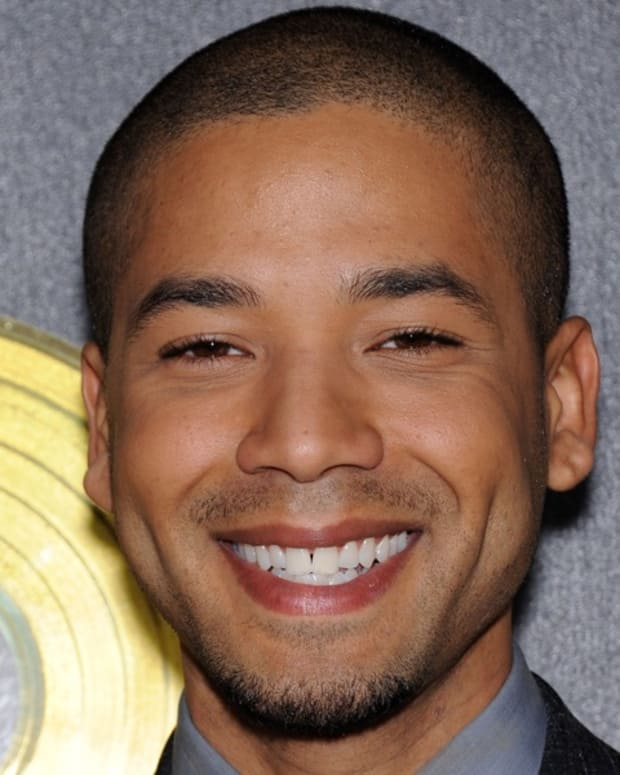
#> input picture ASM-DLIB Implementation/img/image3.jpg, 620 x 775 px; its folder holds 4 pictures in this run
$ python img.py
#> lines starting #> are read from the running program, lines starting #| are printed output that depends on the picture; after the words box and inside, x2 and y2 are one past the last pixel; in counts of white or black regions, pixels touching at a corner belong together
import cv2
import numpy as np

mouth_cascade = cv2.CascadeClassifier('haarcascade_frontalface_default.xml')

for i in range(3, 4):
	img = cv2.imread('img/image' + str(i) + '.jpg')
#> img is the input picture: shape (775, 620, 3); mean B, G, R 90.1, 107.3, 134.8

	gray = cv2.cvtColor(img, cv2.COLOR_BGR2GRAY)
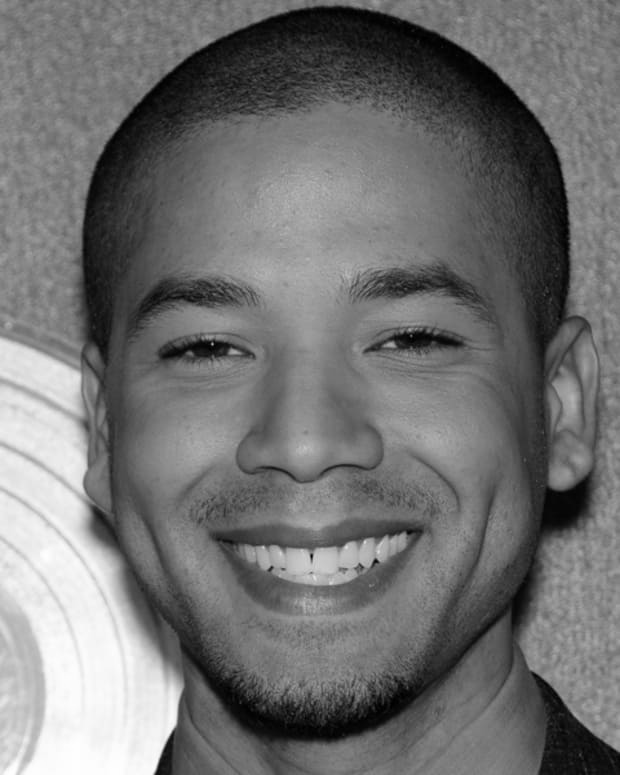
#> gray: shape (775, 620); min 0, max 255, mean 113.6

	mouth_rects = mouth_cascade.detectMultiScale(gray, 1.7, 11)
#> mouth_rects = ()
	for (x,y,w,h) in mouth_rects:
		# cv2.rectangle(img, (x,y), (x+w,y+h), (0,255,0), 3)
		img = img[x:x+w, y:y+h]
		break
#> this loop made 0 passes

	lower = np.array([0, 48, 80], dtype = "uint8")
	upper = np.array([20, 255, 255], dtype = "uint8")

	img2 = cv2.cvtColor(img, cv2.COLOR_BGR2HSV)
#> img2: shape (775, 620, 3); mean H, S, V 38.3, 97.6, 137.8
	mask = cv2.inRange(img2, lower, upper)
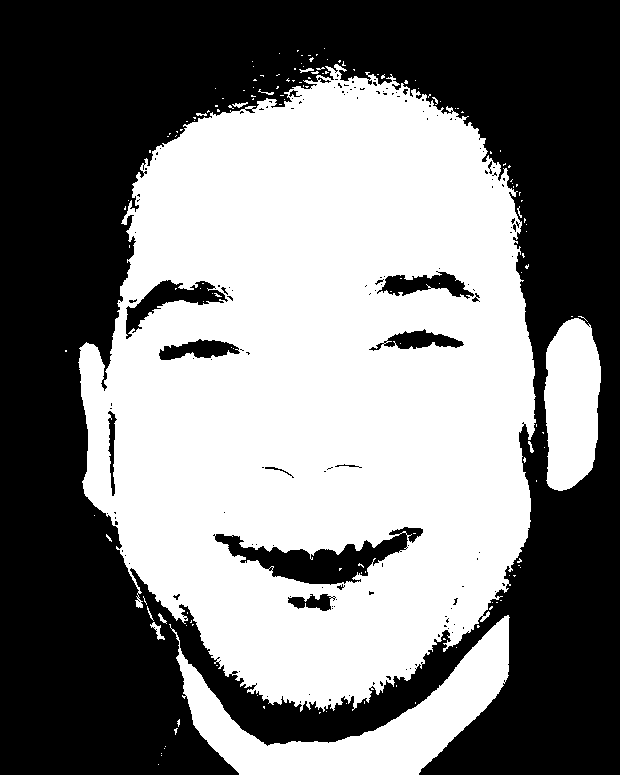
#> mask: shape (775, 620); 49.3% white; 154 white regions (142 under 20 px), largest, box (x1, y1, x2, y2) and area: (78, 64, 536, 712) 211208, (169, 615, 510, 775) 16762, (544, 318, 601, 491) 7926

	#kernel = cv2.getStructuringElement(cv2.MORPH_ELLIPSE, (11, 11))
	#mask = cv2.dilate(mask, kernel, iterations = 1)

	mask = cv2.GaussianBlur(mask, (11, 11), 0)
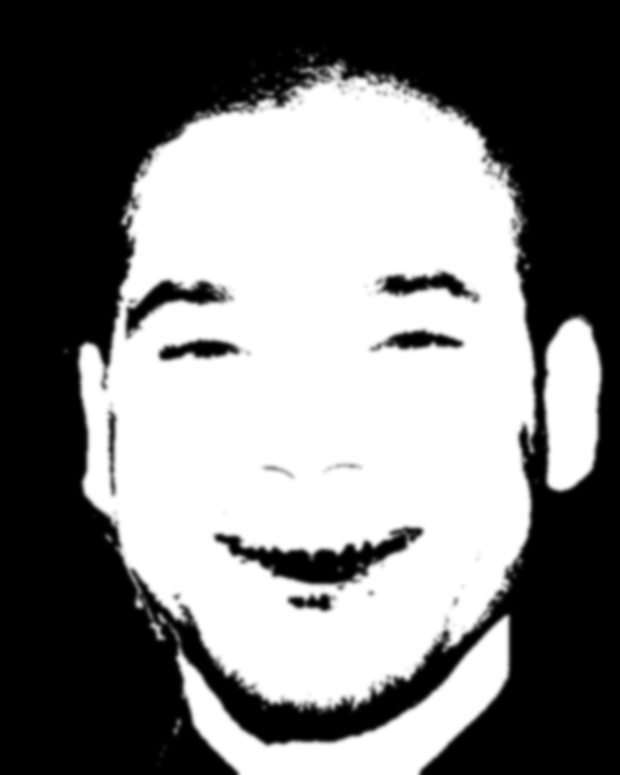
#> mask: shape (775, 620); min 0, max 255, mean 125.7
	converted = cv2.bitwise_and(img, img, mask = mask)
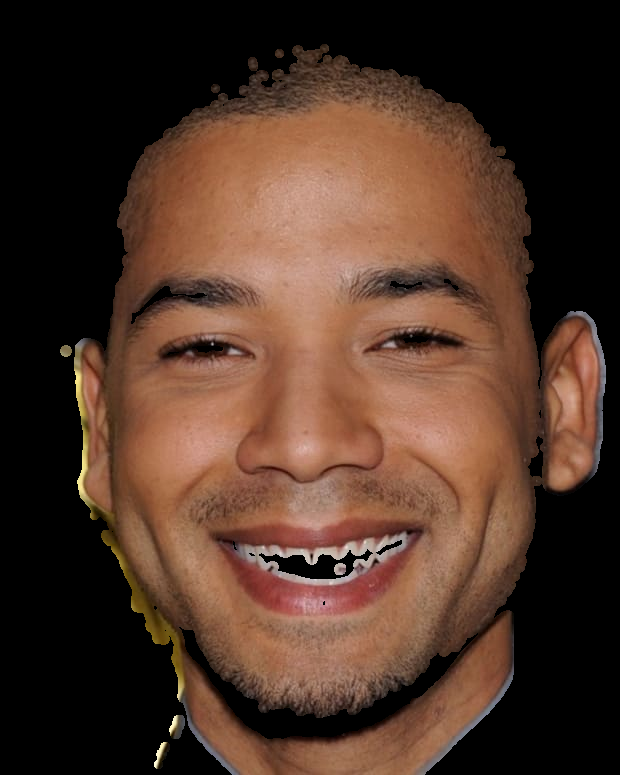
#> converted: shape (775, 620, 3); mean B, G, R 39.9, 53.2, 79.2

	cv2.imshow('Original', img)
	cv2.imshow('mask', mask)
	cv2.imshow('HSV', img2)
	cv2.imshow('Converted', converted)
	cv2.waitKey(0)

	cv2.destroyAllWindows()
